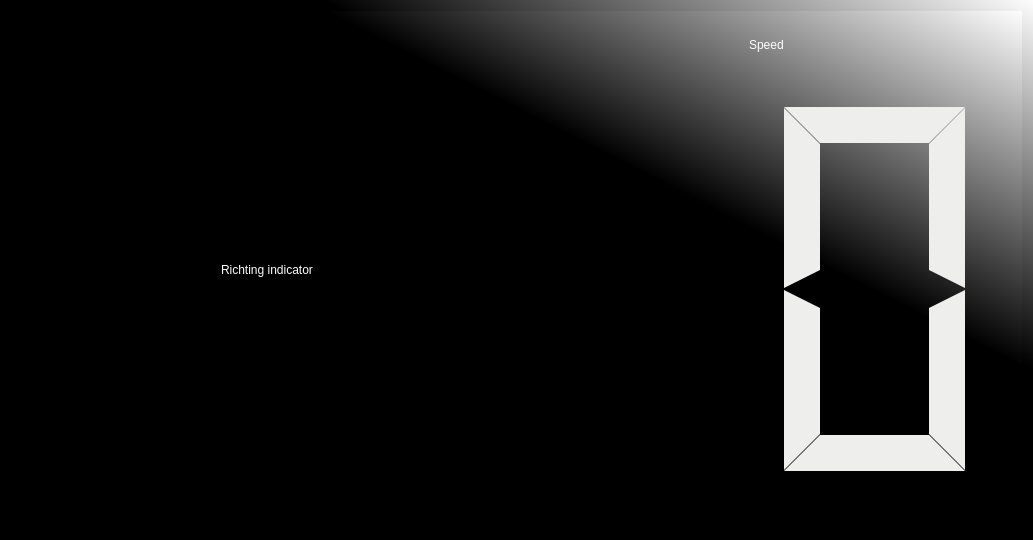
<?xml version="1.0" encoding="UTF-8"?>
<ui version="4.0">
 <class>WindspeedUI</class>
 <widget class="QWidget" name="WindspeedUI">
  <property name="geometry">
   <rect>
    <x>0</x>
    <y>0</y>
    <width>1033</width>
    <height>540</height>
   </rect>
  </property>
  <property name="windowTitle">
   <string>Form</string>
  </property>
  <property name="styleSheet">
   <string notr="true">background-color: qlineargradient(spread:pad, x1:0, y1:1, x2:1, y2:0, stop:0.655 rgba(0, 0, 0, 255), stop:1 rgba(255, 255, 255, 255));</string>
  </property>
  <layout class="QHBoxLayout" name="horizontalLayout">
   <item>
    <widget class="QWidget" name="widget_3" native="true">
     <layout class="QHBoxLayout" name="horizontalLayout_2">
      <item>
       <widget class="QWidget" name="widget__" native="true">
        <property name="styleSheet">
         <string notr="true">background-color: rgba(191, 64, 64, 0);</string>
        </property>
        <layout class="QHBoxLayout" name="horizontalLayout_3">
         <item alignment="Qt::AlignHCenter">
          <widget class="QLabel" name="label">
           <property name="styleSheet">
            <string notr="true">color: rgb(255, 255, 255);
background-color: rgba(191, 64, 64, 0);</string>
           </property>
           <property name="text">
            <string>Richting indicator</string>
           </property>
          </widget>
         </item>
        </layout>
       </widget>
      </item>
      <item>
       <widget class="QWidget" name="widget_2" native="true">
        <property name="styleSheet">
         <string notr="true">background-color: rgba(191, 64, 64, 0);</string>
        </property>
        <layout class="QVBoxLayout" name="verticalLayout">
         <item alignment="Qt::AlignHCenter">
          <widget class="QLabel" name="label_2">
           <property name="sizePolicy">
            <sizepolicy hsizetype="Preferred" vsizetype="Preferred">
             <horstretch>0</horstretch>
             <verstretch>1</verstretch>
            </sizepolicy>
           </property>
           <property name="styleSheet">
            <string notr="true">background-color: rgba(191, 64, 64, 0);
color: rgb(255, 255, 255);</string>
           </property>
           <property name="text">
            <string>Speed</string>
           </property>
          </widget>
         </item>
         <item>
          <widget class="QLCDNumber" name="lcdNumber">
           <property name="sizePolicy">
            <sizepolicy hsizetype="Minimum" vsizetype="Minimum">
             <horstretch>0</horstretch>
             <verstretch>14</verstretch>
            </sizepolicy>
           </property>
           <property name="styleSheet">
            <string notr="true">color: rgb(238, 238, 236);
background-color: rgba(191, 64, 64, 0);</string>
           </property>
           <property name="digitCount">
            <number>2</number>
           </property>
           <property name="segmentStyle">
            <enum>QLCDNumber::Flat</enum>
           </property>
          </widget>
         </item>
        </layout>
       </widget>
      </item>
     </layout>
    </widget>
   </item>
  </layout>
 </widget>
 <resources/>
 <connections/>
</ui>
